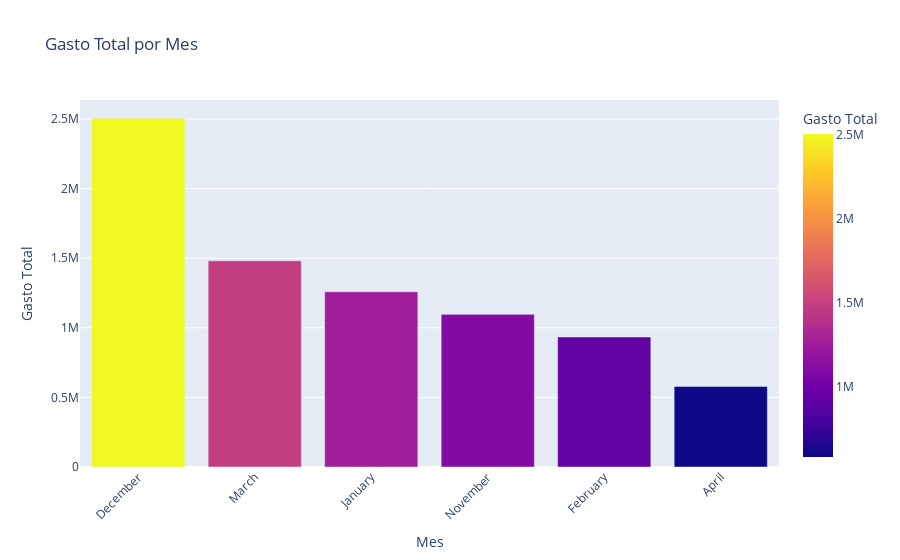

Notebook code for this chart:
### Markdown cell above
### Hipótesis 3: "La mayoría del gasto ocurre durante el mes de noviembre."

### Code cell
# Asegurar formato de fecha y extraer el nombre del mes
df_detalle["FECHA"] = pd.to_datetime(df_detalle["FECHA"], errors="coerce")
df_detalle["MES"] = df_detalle["FECHA"].dt.month_name()

# Agrupar gasto por mes
gasto_mensual = df_detalle.groupby("MES")["GASTO"].sum().reset_index()
gasto_mensual = gasto_mensual.sort_values("GASTO", ascending=False)

# Gráfico de barras interactivo
fig = px.bar(
    gasto_mensual,
    x="MES",
    y="GASTO",
    title="Gasto Total por Mes",
    labels={"GASTO": "Gasto Total", "MES": "Mes"},
    color="GASTO"
)

fig.update_layout(xaxis_tickangle=-45)
fig.show()

### Figure 1 — Plotly figure (JSON) as saved in the notebook; plotly's stock layout.template omitted (floating-point values rounded to 4 significant figures)
{"data": [{"hovertemplate": "Mes=%{x}<br>Gasto Total=%{marker.color}<extra></extra>", "legendgroup": "", "marker": {"color": [2505000.0, 1481000.0, 1259000.0, 1097000.0, 934000.0, 578900.0], "coloraxis": "coloraxis", "pattern": {"shape": ""}}, "name": "", "orientation": "v", "showlegend": false, "textposition": "auto", "type": "bar", "x": ["December", "March", "January", "November", "February", "April"], "xaxis": "x", "y": [2505000.0, 1481000.0, 1259000.0, 1097000.0, 934000.0, 578900.0], "yaxis": "y"}], "layout": {"barmode": "relative", "coloraxis": {"colorbar": {"title": {"text": "Gasto Total"}}, "colorscale": [[0, "#0d0887"], [0.1111, "#46039f"], [0.2222, "#7201a8"], [0.3333, "#9c179e"], [0.4444, "#bd3786"], [0.5556, "#d8576b"], [0.6667, "#ed7953"], [0.7778, "#fb9f3a"], [0.8889, "#fdca26"], [1, "#f0f921"]]}, "legend": {"tracegroupgap": 0}, "title": {"text": "Gasto Total por Mes"}, "xaxis": {"anchor": "y", "domain": [0, 1], "tickangle": -45, "title": {"text": "Mes"}}, "yaxis": {"anchor": "x", "domain": [0, 1], "title": {"text": "Gasto Total"}}}}
